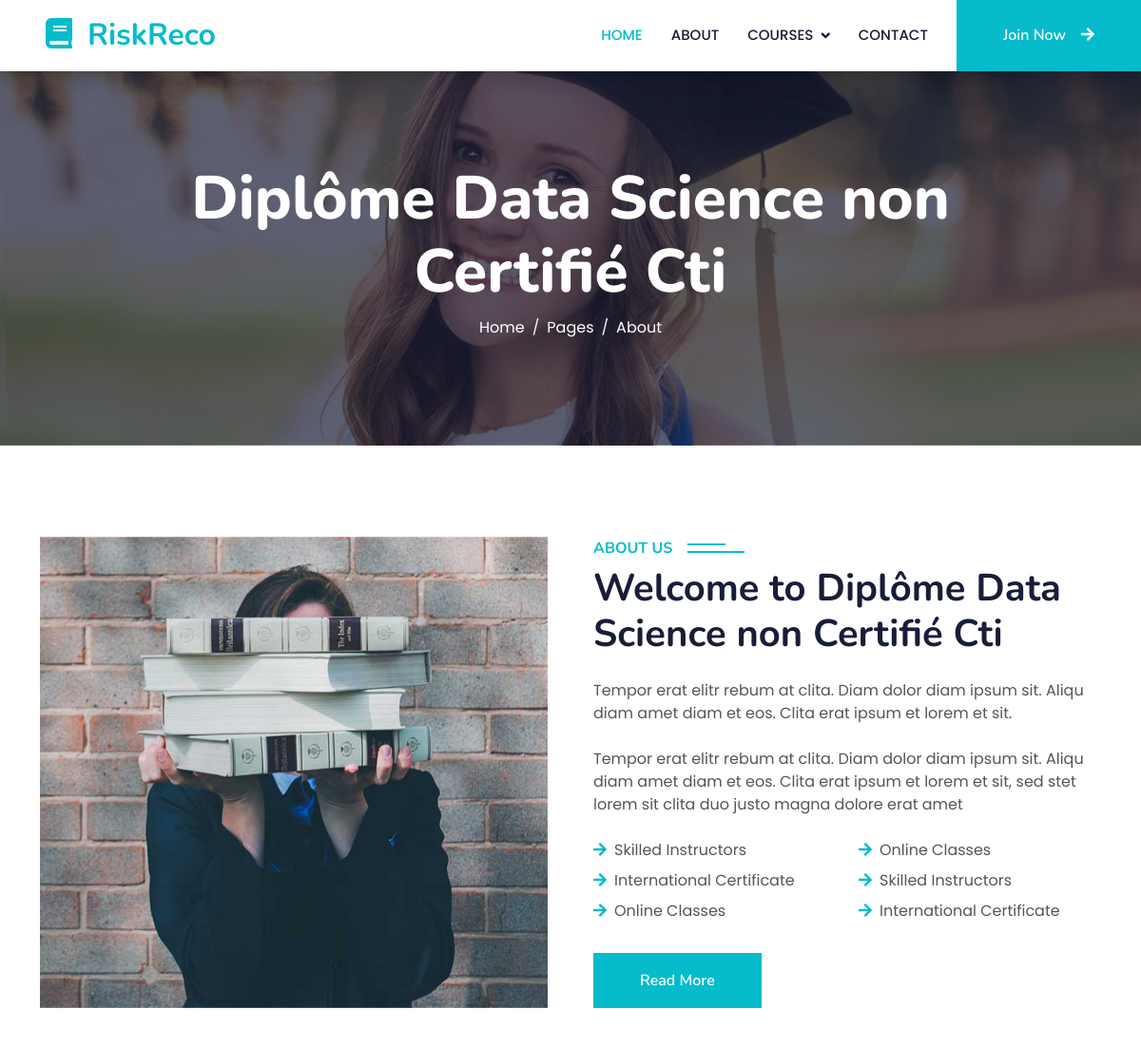
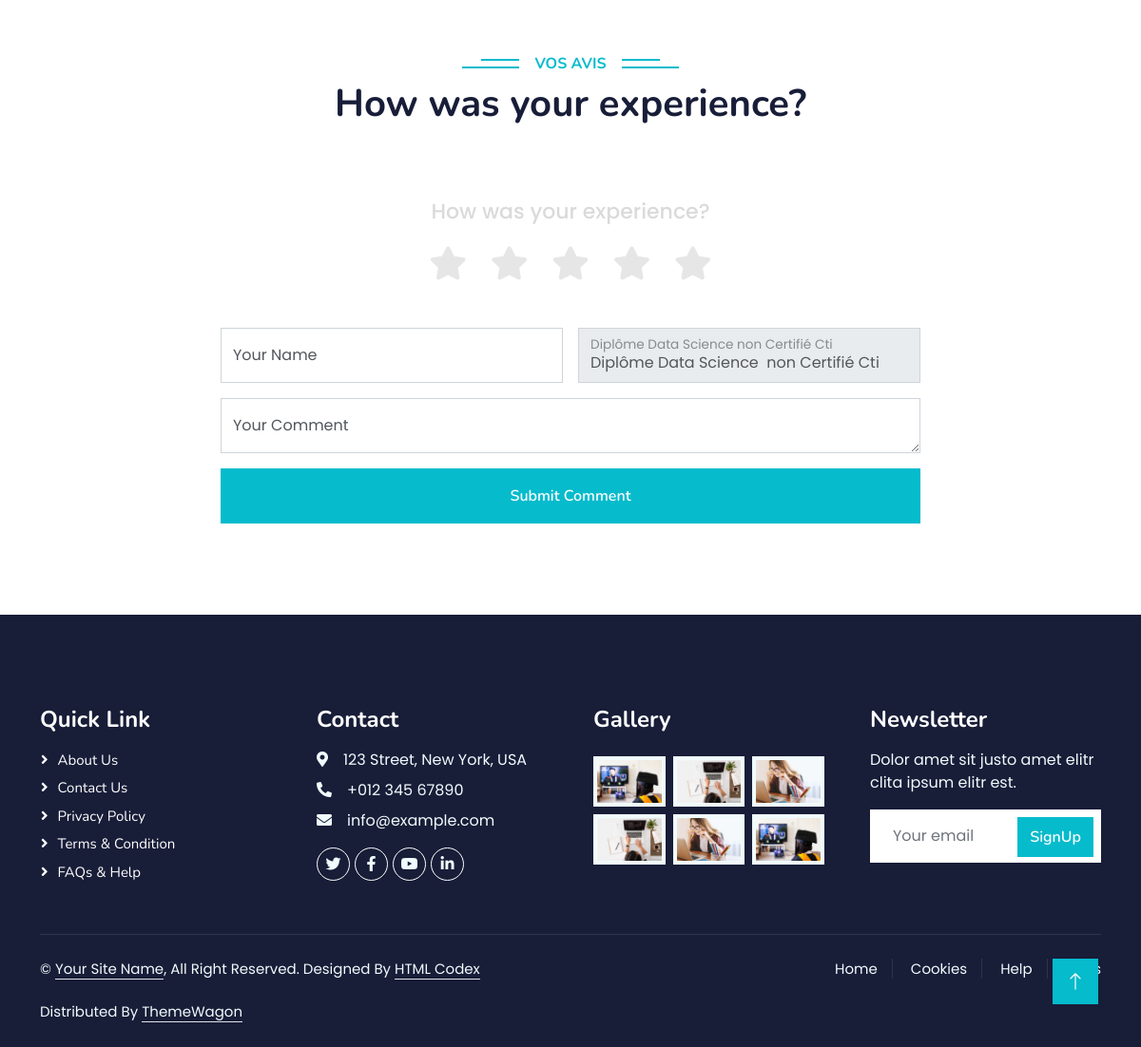
Screenshot of /diplomes_details/13/ with the database file from the repository (2 pictures, top to bottom).
### main/models.py (models this page shows, shortened)
class Diplome(models.Model):
    nom = models.CharField(max_length=100)
    prix = models.IntegerField()
    categorie = models.ForeignKey(Categorie, on_delete=models.CASCADE)
    option = models.ForeignKey(Options, on_delete=models.CASCADE)

### main/views.py (the view)
# urls.py: path('diplomes_details/<int:id>/', views.diplomes_details, name='diplomes_details'),
def diplomes_details(request, id):
    diplome = Diplome.objects.filter(id=id).first()
    return render(request, 'diplome_details.html', {'diplome': diplome})

### main/templates/diplome_details.html (shortened to what this page needs)
{% extends 'base.html' %}
{% load static %}
{% block content %}
    <div class="container-fluid bg-primary py-5 mb-5 page-header">
        <div class="container py-5">
            <div class="row justify-content-center">
                <div class="col-lg-10 text-center">
                    <h1 class="display-3 text-white animated slideInDown">{{diplome.nom}}</h1>
                    <nav aria-label="breadcrumb">
                        <ol class="breadcrumb justify-content-center">
                            <li class="breadcrumb-item"><a class="text-white" href="#">Home</a></li>
                            <li class="breadcrumb-item"><a class="text-white" href="#">Pages</a></li>
                            <li class="breadcrumb-item text-white active" aria-current="page">About</li>
                        </ol>
                    </nav>
                </div>
            </div>
        </div>
    </div>
    <div class="container-xxl py-5">
        <div class="container">
            <div class="row g-5">
                <div class="col-lg-6 wow fadeInUp" data-wow-delay="0.1s" style="min-height: 400px;">
                    <div class="position-relative h-100">
                        <img class="img-fluid position-absolute w-100 h-100" src="{% static 'assets/img/about.jpg' %}" alt="" style="object-fit: cover;">
                    </div>
                </div>
                <div class="col-lg-6 wow fadeInUp" data-wow-delay="0.3s">
                    <h6 class="section-title bg-white text-start text-primary pe-3">About Us</h6>
                    <h1 class="mb-4">Welcome to {{diplome.nom}}</h1>
                    <p class="mb-4">Tempor erat elitr rebum at clita. Diam dolor diam ipsum sit. Aliqu diam amet diam et eos. Clita erat ipsum et lorem et sit.</p>
                    <p class="mb-4">Tempor erat elitr rebum at clita. Diam dolor diam ipsum sit. Aliqu diam amet diam et eos. Clita erat ipsum et lorem et sit, sed stet lorem sit clita duo justo magna dolore erat amet</p>
                    <div class="row gy-2 gx-4 mb-4">
                        <div class="col-sm-6">
                            <p class="mb-0"><i class="fa fa-arrow-right text-primary me-2"></i>Skilled Instructors</p>
                        </div>
                        <div class="col-sm-6">
                            <p class="mb-0"><i class="fa fa-arrow-right text-primary me-2"></i>Online Classes</p>
                        </div>
                        <div class="col-sm-6">
                            <p class="mb-0"><i class="fa fa-arrow-right text-primary me-2"></i>International Certificate</p>
                        </div>
                        <div class="col-sm-6">
                            <p class="mb-0"><i class="fa fa-arrow-right text-primary me-2"></i>Skilled Instructors</p>
                        </div>
                        <div class="col-sm-6">
                            <p class="mb-0"><i class="fa fa-arrow-right text-primary me-2"></i>Online Classes</p>
                        </div>
                        <div class="col-sm-6">
                            <p class="mb-0"><i class="fa fa-arrow-right text-primary me-2"></i>International Certificate</p>
                        </div>
                    </div>
                    <a class="btn btn-primary py-3 px-5 mt-2" href="">Read More</a>
                </div>
            </div>
        </div>
    </div>
    <div class="container-xxl py-5">
        <div class="container">
            <div class="text-center wow fadeInUp" data-wow-delay="0.1s">
                <h6 class="section-title bg-white text-center text-primary px-3">Vos Avis</h6>
                <h1 class="mb-5">How was your experience?</h1>
            </div>
            <div class="row g-4">
                <div class="col-lg-8 col-md-6 offset-lg-2 offset-md-3 wow fadeInUp" data-wow-delay="0.5s">
                    <form method="POST" action="{% url 'main:save_Payment' %}">
                        <div class="row g-3">
                            <div class="col-12">
                                <div class="form-floating">
                                    <div class="rating-box">
                                        <header>How was your experience?</header>
                                        <div class="stars">
                                            <i class="fa fa-star"></i>
                                            <i class="fa fa-star"></i>
                                            <i class="fa fa-star"></i>
                                            <i class="fa fa-star"></i>
                                            <i class="fa fa-star"></i>
                                        </div>
                                    </div>
                                </div>
                            </div>
                            <div class="col-md-6">
                                <div class="form-floating">
                                    <input type="text" class="form-control" name="commenter_name" id="commenter_name" placeholder="Your Name" required>
                                    <label for="commenter_name">Your Name</label>
                                </div>
                            </div>
                            <div class="col-md-6">
                                <div class="form-floating">
                                    <input type="text" class="form-control" name="diploma_name" id="diploma_name" placeholder="Diploma Name" value="{{ diplome.nom }}" required readonly>
                                    <label for="diploma_name">{{ diplome.nom }}</label>
                                </div>
                            </div>
                            <div class="col-12">
                                <div class="form-floating">
                                    <textarea class="form-control" name="comment" id="comment" placeholder="Your Comment" required></textarea>
                                    <label for="comment">Your Comment</label>
                                </div>
                            </div>
                            <div class="col-12">
                                <button class="btn btn-primary w-100 py-3" type="submit">Submit Comment</button>
                            </div>
                        </div>
                    </form>
                </div>
            </div>
        </div>
    </div>
    {% endblock %}

### main/static/assets/css/style.css (style rules this page uses)
:root { --primary: #06BBCC; --light: #F0FBFC; --dark: #181d38; }
.btn { font-family: 'Nunito', sans-serif; font-weight: 600; transition: .5s; }
.btn.btn-primary, .btn.btn-secondary { color: #FFFFFF; }
.page-header { background: linear-gradient(rgba(24, 29, 56, .7), rgba(24, 29, 56, .7)), url(../img/carousel-1.jpg); background-position: center center; background-repeat: no-repeat; background-size: cover; }
.breadcrumb-item + .breadcrumb-item::before { color: var(--light); }
.section-title { position: relative; display: inline-block; text-transform: uppercase; }
.section-title::before { position: absolute; content: ""; width: calc(100% + 80px); height: 2px; top: 4px; left: -40px; background: var(--primary); z-index: -1; }
.section-title::after { position: absolute; content: ""; width: calc(100% + 120px); height: 2px; bottom: 5px; left: -60px; background: var(--primary); z-index: -1; }
.section-title.text-start::before { width: calc(100% + 40px); left: 0; }
.section-title.text-start::after { width: calc(100% + 60px); left: 0; }

### main/templates/diplome_details.html (style rules this page uses)
* { margin: 0; padding: 0; box-sizing: border-box; font-family: "Poppins", sans-serif; }
.rating-box { position: relative; background: #fff; padding: 25px 50px 35px; border-radius: 25px; box-shadow: 0 5px 10px rgba (0, 0, 0, 0.05); display: flex; flex-direction: column; align-items: center; justify-content: center; }
.rating-box header { font-size: 22px; color: #dadada; font-weight: 500; margin-bottom: 20px; text-align: center; }
.rating-box .stars { display: flex; align-items: center; gap: 25px; justify-content: center; }
.stars i { color: #e6e6e6; font-size: 35px; cursor: pointer; transition: color 0.2s ease; }

### rows the page displays
Diplome: nom "Diplôme Data Science non Certifié Cti", diploma_name "Diplôme Data Science non Certifié Cti"
